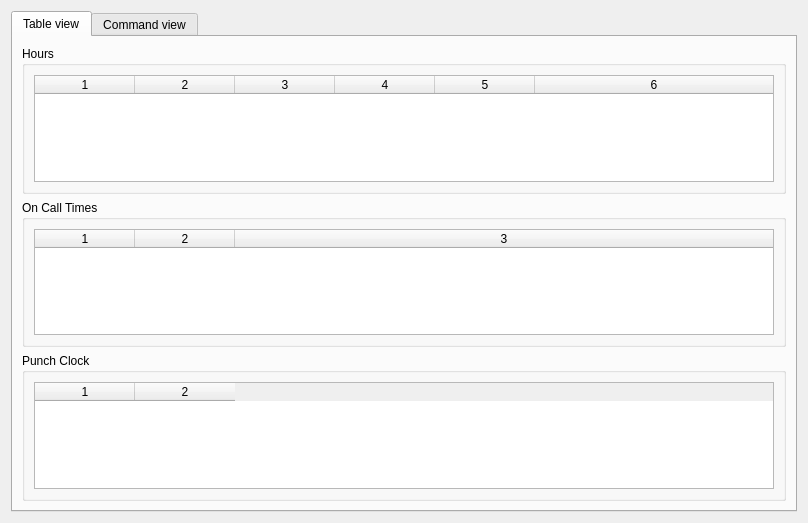
<?xml version="1.0" encoding="UTF-8"?>
<ui version="4.0">
 <class>DateOverviewWidgetBase</class>
 <widget class="QWidget" name="DateOverviewWidgetBase">
  <property name="geometry">
   <rect>
    <x>0</x>
    <y>0</y>
    <width>808</width>
    <height>523</height>
   </rect>
  </property>
  <property name="windowTitle">
   <string>Form</string>
  </property>
  <layout class="QVBoxLayout" name="verticalLayout">
   <item>
    <widget class="QTabWidget" name="dayViewWidget">
     <property name="currentIndex">
      <number>0</number>
     </property>
     <widget class="QWidget" name="tableTab">
      <attribute name="title">
       <string>Table view</string>
      </attribute>
      <layout class="QHBoxLayout" name="horizontalLayout_4">
       <item>
        <layout class="QVBoxLayout" name="verticalLayout_4">
         <item>
          <widget class="QGroupBox" name="hoursBox">
           <property name="title">
            <string>Hours</string>
           </property>
           <layout class="QVBoxLayout" name="verticalLayout_5">
            <item>
             <widget class="QTableWidget" name="hoursTable">
              <property name="columnCount">
               <number>6</number>
              </property>
              <attribute name="horizontalHeaderStretchLastSection">
               <bool>true</bool>
              </attribute>
              <column/>
              <column/>
              <column/>
              <column/>
              <column/>
              <column/>
             </widget>
            </item>
           </layout>
          </widget>
         </item>
         <item>
          <widget class="QGroupBox" name="onCallBox">
           <property name="title">
            <string>On Call Times</string>
           </property>
           <layout class="QVBoxLayout" name="verticalLayout_6">
            <item>
             <widget class="QTableWidget" name="onCallTable">
              <property name="columnCount">
               <number>3</number>
              </property>
              <attribute name="horizontalHeaderStretchLastSection">
               <bool>true</bool>
              </attribute>
              <column/>
              <column/>
              <column/>
             </widget>
            </item>
           </layout>
          </widget>
         </item>
         <item>
          <widget class="QGroupBox" name="punchClockBox">
           <property name="title">
            <string>Punch Clock</string>
           </property>
           <layout class="QVBoxLayout" name="verticalLayout_7">
            <item>
             <widget class="QTableWidget" name="punchClockTable">
              <property name="columnCount">
               <number>2</number>
              </property>
              <column/>
              <column/>
             </widget>
            </item>
           </layout>
          </widget>
         </item>
        </layout>
       </item>
      </layout>
     </widget>
     <widget class="QWidget" name="commandTab">
      <attribute name="title">
       <string>Command view</string>
      </attribute>
      <layout class="QHBoxLayout" name="horizontalLayout_5">
       <item>
        <widget class="QPlainTextEdit" name="commandEdit">
         <property name="readOnly">
          <bool>true</bool>
         </property>
        </widget>
       </item>
      </layout>
     </widget>
    </widget>
   </item>
  </layout>
 </widget>
 <resources/>
 <connections/>
</ui>
